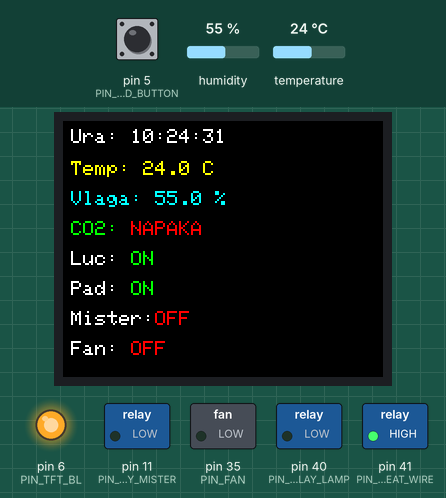
Recording of a sketch running on a simulated Arduino Mega 2560, built with avr-gcc and run on an emulated ATmega2560. Parts: 160×128 colour display, switched loads named in the sketch (green lamp = pin HIGH), output pins drawn as LEDs (lit = HIGH). The test bench sets the inputs (shaded band); at power-on: pin 5 (PIN_LCD_BUTTON) HIGH, humidity 55 %, temperature 24 °C. The local clock reads 2024-03-15 10:24:30 at power-on unless the sketch sets it; what the sketch prints to the serial monitor is not drawn.

Above: at 1.8 s.
1.9 s: pin 5 (PIN_LCD_BUTTON) pulled LOW for 1 s
At 2.7 s:
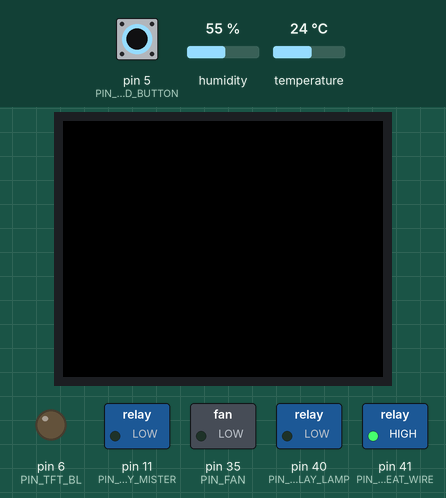
4.4 s: pin 5 (PIN_LCD_BUTTON) pulled LOW for 3.2 s
At 4.72 s:
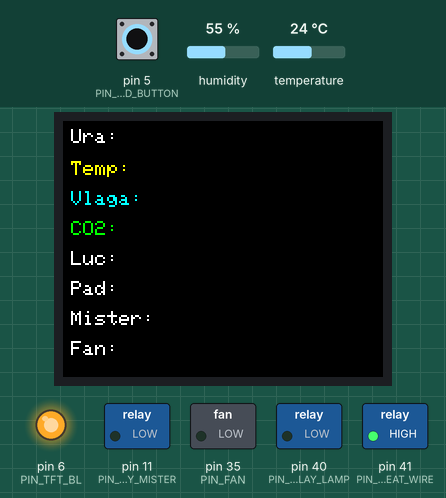
9.3 s: humidity set to 31 %
At 10.6 s:
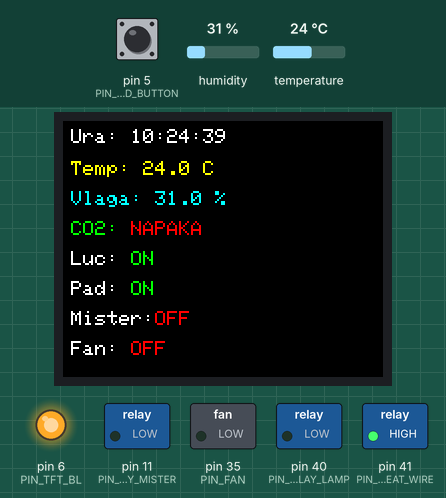
12.3 s: humidity set to 28 %
At 13.2 s:
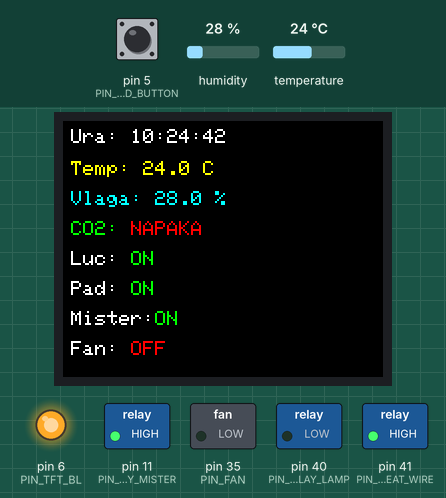
15.3 s: temperature set to 33 °C
At 16.5 s:
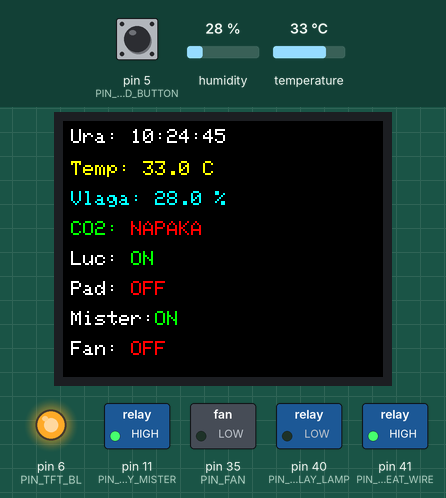
18.3 s: temperature set to 12 °C
At 19.6 s:
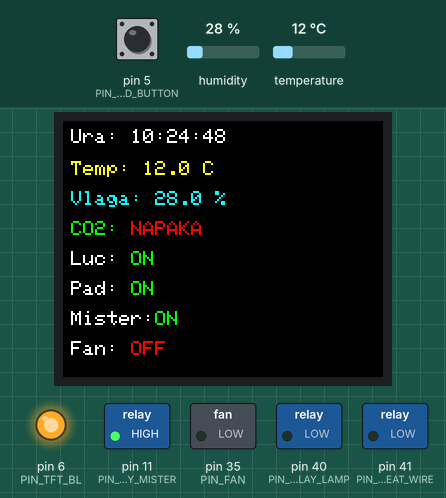
Timing chart, 0 to 30.0 s (numbered marks = the images above; inputs shaded):
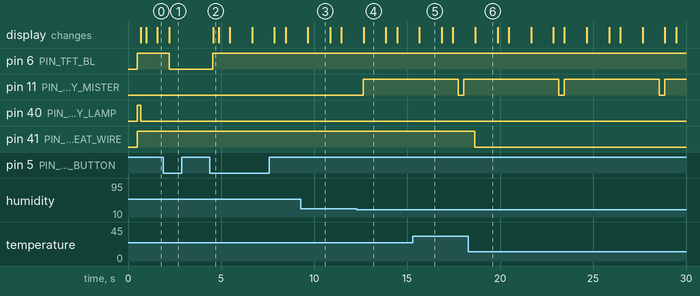

The sketch:

Terarij_V5_Gumb_upd_release.ino
```cpp
#include <Wire.h>
#include <SPI.h>
#include <Adafruit_GFX.h>
#include <Adafruit_ST7735.h>
#include <Adafruit_SHT31.h>
#include <RTClib.h>

// =========================
// PINI
// =========================
const int PIN_FAN = 35;
const int PIN_RELAY_HEAT_WIRE = 41;
const int PIN_RELAY_LAMP = 40;
const int PIN_RELAY_MISTER = 11;

const int PIN_LCD_BUTTON = 5;
const int PIN_TFT_BL = 6;

// TFT pini
#define TFT_CS   53
#define TFT_DC   49
#define TFT_RST  48

// =========================
// NASTAVITVE
// =========================
bool RELAY_ACTIVE_LOW = true;
bool MISTER_ACTIVE_LOW = false;
bool FAN_ACTIVE_HIGH = true;

const float HUMIDITY_THRESHOLD = 30.0;
const float HEAT_ON_TEMP = 29.0;
const float HEAT_OFF_TEMP = 32.0;

const int CO2_LIMIT = 1800;

const unsigned long MISTER_DURATION = 5000UL;
const unsigned long FAN_INTERVAL = 1800000UL;
const unsigned long FAN_DURATION = 60000UL;
const unsigned long SENSOR_PRINT_INTERVAL = 2000UL;
const unsigned long SCREEN_UPDATE_INTERVAL = 500UL;
const unsigned long BUTTON_DEBOUNCE = 250UL;

// =========================
// OBJEKTI
// =========================
Adafruit_SHT31 sht31 = Adafruit_SHT31();
Adafruit_ST7735 tft = Adafruit_ST7735(TFT_CS, TFT_DC, TFT_RST);
RTC_DS1307 rtc;

// =========================
// SPREMENLJIVKE
// =========================
unsigned long lastPrint = 0;
unsigned long lastScreenUpdate = 0;

bool screenOn = true;
bool lastButtonState = HIGH;
unsigned long lastButtonPress = 0;

bool misterOn = false;
unsigned long misterStartTime = 0;

bool fanOn = false;
bool fanCycleOn = false;
bool co2FanOn = false;

unsigned long fanStartTime = 0;
unsigned long lastFanCycleTime = 0;

bool heatPadOn = true;

// CO2
byte mhzCmdReadCO2[9] = {0xFF, 0x01, 0x86, 0, 0, 0, 0, 0, 0x79};
byte mhzResponse[9];

int co2ppm = -1;
bool co2Ok = false;

// =========================
// FUNKCIJE
// =========================
void setRelay(int pin, bool on) {
  if (RELAY_ACTIVE_LOW) {
    digitalWrite(pin, on ? LOW : HIGH);
  } else {
    digitalWrite(pin, on ? HIGH : LOW);
  }
}

void setMister(bool on) {
  if (MISTER_ACTIVE_LOW) {
    digitalWrite(PIN_RELAY_MISTER, on ? LOW : HIGH);
  } else {
    digitalWrite(PIN_RELAY_MISTER, on ? HIGH : LOW);
  }
}

void setFan(bool on) {
  fanOn = on;

  if (FAN_ACTIVE_HIGH) {
    digitalWrite(PIN_FAN, on ? HIGH : LOW);
  } else {
    digitalWrite(PIN_FAN, on ? LOW : HIGH);
  }
}

bool lampShouldBeOn(int hourNow) {
  return (hourNow >= 8 && hourNow < 20);
}

byte getCheckSum(byte *packet) {
  byte checksum = 0;

  for (int i = 1; i < 8; i++) {
    checksum += packet[i];
  }

  checksum = 0xFF - checksum;
  checksum += 1;

  return checksum;
}

bool readCO2(int &ppm) {
  while (Serial1.available()) {
    Serial1.read();
  }

  Serial1.write(mhzCmdReadCO2, 9);

  unsigned long startTime = millis();

  while (Serial1.available() < 9) {
    if (millis() - startTime > 250) {
      return false;
    }
  }

  for (int i = 0; i < 9; i++) {
    mhzResponse[i] = Serial1.read();
  }

  if (mhzResponse[0] != 0xFF || mhzResponse[1] != 0x86) {
    return false;
  }

  if (mhzResponse[8] != getCheckSum(mhzResponse)) {
    return false;
  }

  ppm = mhzResponse[2] * 256 + mhzResponse[3];
  return true;
}

void printTwoDigits(int value) {
  if (value < 10) Serial.print('0');
  Serial.print(value);
}

void printTwoDigitsTFT(int value) {
  if (value < 10) tft.print('0');
  tft.print(value);
}

void drawLabel(int x, int y, const char* label, uint16_t color = ST77XX_WHITE) {
  tft.setTextColor(color);
  tft.setTextSize(1);
  tft.setCursor(x, y);
  tft.print(label);
}

void clearValueArea(int x, int y, int w = 80, int h = 10) {
  tft.fillRect(x, y, w, h, ST77XX_BLACK);
}

void drawOnOffValue(int x, int y, bool on) {
  clearValueArea(x, y, 50, 10);
  tft.setTextSize(1);
  tft.setTextColor(on ? ST77XX_GREEN : ST77XX_RED);
  tft.setCursor(x, y);
  tft.print(on ? "ON" : "OFF");
}

void drawStaticUI() {
  tft.fillScreen(ST77XX_BLACK);
  tft.setTextWrap(false);

  drawLabel(4, 4,   "Ura:");
  drawLabel(4, 20,  "Temp:", ST77XX_YELLOW);
  drawLabel(4, 35,  "Vlaga:", ST77XX_CYAN);
  drawLabel(4, 50,  "CO2:", ST77XX_GREEN);
  drawLabel(4, 65,  "Luc:");
  drawLabel(4, 80,  "Pad:");
  drawLabel(4, 95,  "Mister:");
  drawLabel(4, 110, "Fan:");
}

void updateStatusScreen(float airTemp, float humidity, DateTime now, bool lampOnWanted) {
  clearValueArea(34, 4, 80, 10);
  tft.setTextSize(1);
  tft.setTextColor(ST77XX_WHITE);
  tft.setCursor(34, 4);

  printTwoDigitsTFT(now.hour());
  tft.print(':');
  printTwoDigitsTFT(now.minute());
  tft.print(':');
  printTwoDigitsTFT(now.second());

  clearValueArea(40, 20, 85, 10);
  tft.setTextColor(ST77XX_YELLOW);
  tft.setCursor(40, 20);
  if (isnan(airTemp)) {
    tft.print("NAPAKA");
  } else {
    tft.print(airTemp, 1);
    tft.print(" C");
  }

  clearValueArea(46, 35, 85, 10);
  tft.setTextColor(ST77XX_CYAN);
  tft.setCursor(46, 35);
  if (isnan(humidity)) {
    tft.print("NAPAKA");
  } else {
    tft.print(humidity, 1);
    tft.print(" %");
  }

  clearValueArea(34, 50, 90, 10);
  tft.setCursor(34, 50);
  if (co2Ok) {
    tft.setTextColor(co2ppm > CO2_LIMIT ? ST77XX_RED : ST77XX_GREEN);
    tft.print(co2ppm);
    tft.print(" ppm");
  } else {
    tft.setTextColor(ST77XX_RED);
    tft.print("NAPAKA");
  }

  drawOnOffValue(34, 65, lampOnWanted);
  drawOnOffValue(34, 80, heatPadOn);
  drawOnOffValue(46, 95, misterOn);
  drawOnOffValue(34, 110, fanOn);
}

void handleScreenButton() {
  bool buttonState = digitalRead(PIN_LCD_BUTTON);

  if (lastButtonState == HIGH && buttonState == LOW && millis() - lastButtonPress > BUTTON_DEBOUNCE) {
    lastButtonPress = millis();
    screenOn = !screenOn;

    if (screenOn) {
      digitalWrite(PIN_TFT_BL, HIGH);
      drawStaticUI();
    } else {
      tft.fillScreen(ST77XX_BLACK);
      digitalWrite(PIN_TFT_BL, LOW);
    }
  }

  lastButtonState = buttonState;
}

// =========================
// SETUP
// =========================
void setup() {
  Serial.begin(115200);
  Serial1.begin(9600);
  delay(500);

  pinMode(PIN_FAN, OUTPUT);
  pinMode(PIN_RELAY_HEAT_WIRE, OUTPUT);
  pinMode(PIN_RELAY_LAMP, OUTPUT);
  pinMode(PIN_RELAY_MISTER, OUTPUT);

  pinMode(PIN_LCD_BUTTON, INPUT_PULLUP);
  pinMode(PIN_TFT_BL, OUTPUT);
  digitalWrite(PIN_TFT_BL, HIGH);

  pinMode(53, OUTPUT);
  pinMode(TFT_CS, OUTPUT);
  pinMode(TFT_DC, OUTPUT);
  pinMode(TFT_RST, OUTPUT);

  setFan(false);
  setRelay(PIN_RELAY_HEAT_WIRE, false);
  setRelay(PIN_RELAY_LAMP, false);
  setMister(false);

  if (!sht31.begin(0x44)) {
    Serial.println("NAPAKA: SHT3X ni zaznan na 0x44!");
  } else {
    Serial.println("SHT3X inicializiran.");
  }

  if (!rtc.begin()) {
    Serial.println("NAPAKA: RTC ni zaznan!");
  } else {
    Serial.println("RTC inicializiran.");

//rtc.adjust(DateTime(F(__DATE__), F(__TIME__)));

    if (!rtc.isrunning()) {
      Serial.println("RTC ni tekel. Nastavljam cas.");
      rtc.adjust(DateTime(F(__DATE__), F(__TIME__)));
    }
  }

  tft.initR(INITR_BLACKTAB);
  tft.setRotation(1);
  drawStaticUI();

  lastFanCycleTime = millis();

  Serial.println("Sistem zagnan.");
  Serial.println("CO2 aktiven.");
  Serial.println("LCD button: D5");
  Serial.println("TFT BL: D6");
  Serial.println();
}

// =========================
// LOOP
// =========================
void loop() {
  handleScreenButton();

  DateTime now = rtc.now();

  int hourNow = now.hour();
  int minuteNow = now.minute();
  int secondNow = now.second();

  bool lampOnWanted = lampShouldBeOn(hourNow);

  setRelay(PIN_RELAY_LAMP, lampOnWanted);

  float airTemp = sht31.readTemperature();
  float humidity = sht31.readHumidity();

  // CO2
  co2Ok = readCO2(co2ppm);

  if (co2Ok) {
    if (co2ppm > CO2_LIMIT) {
      co2FanOn = true;
    } else if (co2ppm < CO2_LIMIT) {
      co2FanOn = false;
    }
  }

  // Heating pad
  if (!isnan(airTemp)) {
    if (!heatPadOn && airTemp <= HEAT_ON_TEMP) {
      heatPadOn = true;
      setRelay(PIN_RELAY_HEAT_WIRE, true);
    } else if (heatPadOn && airTemp >= HEAT_OFF_TEMP) {
      heatPadOn = false;
      setRelay(PIN_RELAY_HEAT_WIRE, false);
    }
  }

  // Mister
  if (!isnan(humidity)) {
    if (!misterOn && humidity < HUMIDITY_THRESHOLD) {
      misterOn = true;
      misterStartTime = millis();
      setMister(true);
    }
  }

  if (misterOn && (millis() - misterStartTime >= MISTER_DURATION)) {
    misterOn = false;
    setMister(false);
  }

  // Ventilator časovni cikel
  if (!fanCycleOn && (millis() - lastFanCycleTime >= FAN_INTERVAL)) {
    fanCycleOn = true;
    fanStartTime = millis();
    lastFanCycleTime = millis();
  }

  if (fanCycleOn && (millis() - fanStartTime >= FAN_DURATION)) {
    fanCycleOn = false;
  }

  setFan(fanCycleOn || co2FanOn);

  // TFT update samo če je ekran prižgan
  if (screenOn && millis() - lastScreenUpdate >= SCREEN_UPDATE_INTERVAL) {
    lastScreenUpdate = millis();
    updateStatusScreen(airTemp, humidity, now, lampOnWanted);
  }

  // Serial monitor
  if (millis() - lastPrint >= SENSOR_PRINT_INTERVAL) {
    lastPrint = millis();

    Serial.println("===== STATUS =====");

    Serial.print("RTC ura: ");
    printTwoDigits(hourNow);
    Serial.print(":");
    printTwoDigits(minuteNow);
    Serial.print(":");
    printTwoDigits(secondNow);
    Serial.println();

    Serial.print("Temperatura zraka: ");
    if (isnan(airTemp)) {
      Serial.println("NAPAKA");
    } else {
      Serial.print(airTemp);
      Serial.println(" °C");
    }

    Serial.print("Vlaga: ");
    if (isnan(humidity)) {
      Serial.println("NAPAKA");
    } else {
      Serial.print(humidity);
      Serial.println(" %");
    }

    Serial.print("CO2: ");
    if (co2Ok) {
      Serial.print(co2ppm);
      Serial.println(" ppm");
    } else {
      Serial.println("NAPAKA / ni odgovora");
    }

    Serial.print("Luč: ");
    Serial.println(lampOnWanted ? "ON" : "OFF");

    Serial.print("Heating pad: ");
    Serial.println(heatPadOn ? "ON" : "OFF");

    Serial.print("Mister: ");
    Serial.println(misterOn ? "ON" : "OFF");

    Serial.print("Ventilator: ");
    Serial.println(fanOn ? "ON" : "OFF");

    Serial.print("LCD ekran: ");
    Serial.println(screenOn ? "ON" : "OFF");

    Serial.println("==================\n");
  }
}
```

Measured:
- the behaviour switches between 30 and 29 % on humidity (found by bisection; images 3 and 4)
- after the input at 1.9 s, pin 6 (PIN_TFT_BL): HIGH → LOW after 0.31 s; the display: changes after 0.31 s (image 1)
- after the input at 4.4 s, pin 6 (PIN_TFT_BL): LOW → HIGH after 0.15 s; the display: changes after 0.18 s (image 2)
- after the input at 12.3 s, pin 11 (PIN_RELAY_MISTER): LOW → HIGH after 0.35 s
- after the input at 15.3 s, the display: changes after 0.37 s (image 5)
- after the input at 18.3 s, pin 41 (PIN_RELAY_HEAT_WIRE): HIGH → LOW after 0.35 s
- what the display in image 3 shows lasts 1.2 s, from 9.7 s to 10.9 s
